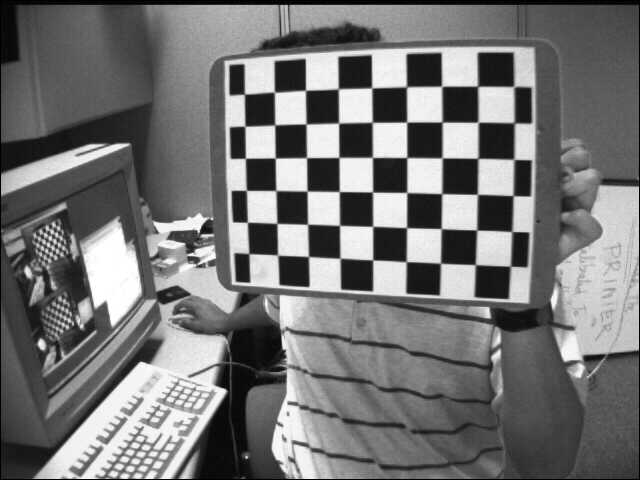
#> input picture 13-5./배포 파일/images/left01.jpg, 640 x 480 px; its folder holds 5 pictures in this run
$ python 'projection points.py'
#> lines starting #> are read from the running program, lines starting #| are printed output that depends on the picture; after the words box and inside, x2 and y2 are one past the last pixel; in counts of white or black regions, pixels touching at a corner belong together
import cv2
import glob
import numpy as np
import time

DISPLAY_IMAGE = False

# Get Image Path List
image_path_list = glob.glob("images/*.jpg")

# Chessboard Config
BOARD_WIDTH = 9
BOARD_HEIGHT = 6
SQUARE_SIZE = 0.25

# Window-name Config
window_name = "Intrinsic Calibration"
cv2.namedWindow(window_name, cv2.WINDOW_NORMAL)

# Calibration Config
flags = (
    cv2.CALIB_CB_ADAPTIVE_THRESH
    + cv2.CALIB_CB_NORMALIZE_IMAGE
    + cv2.CALIB_CB_FAST_CHECK
)
pattern_size = (BOARD_WIDTH, BOARD_HEIGHT)
counter = 0

image_points = list()

for image_path in image_path_list:
    image = cv2.imread(image_path, cv2.IMREAD_COLOR)
#> image is the input picture: shape (480, 640, 3); min 0, max 255, mean 116.6
    # OpneCV Color Space -> BGR
    image_gray = cv2.cvtColor(image, cv2.COLOR_BGR2GRAY)

    ret, corners = cv2.findChessboardCorners(image_gray, pattern_size, flags)
#> ret = True; corners = 54 rows, first 8: [244.5, 94.33], [274.6, 92.24], [305.5, 90.4], [338.4, 88.84], [371.6, 87.98], [406.8, 86.92], [441.6, 86.37], [477.6, 86.38]
    if ret == True:
        if DISPLAY_IMAGE:
            image_draw = cv2.drawChessboardCorners(image, pattern_size, corners, ret)
            for corner in corners:
                counter_text = str(counter)
                point = (int(corner[0][0]), int(corner[0][1]))
                cv2.putText(image_draw, counter_text, point, 2, 0.5, (0, 0, 255), 1)
                counter += 1

            counter = 0
            cv2.imshow(window_name, image_draw)
            cv2.waitKey(0)

        image_points.append(corners)
#> pass 2 of the loop `for image_path in image_path_list:`:
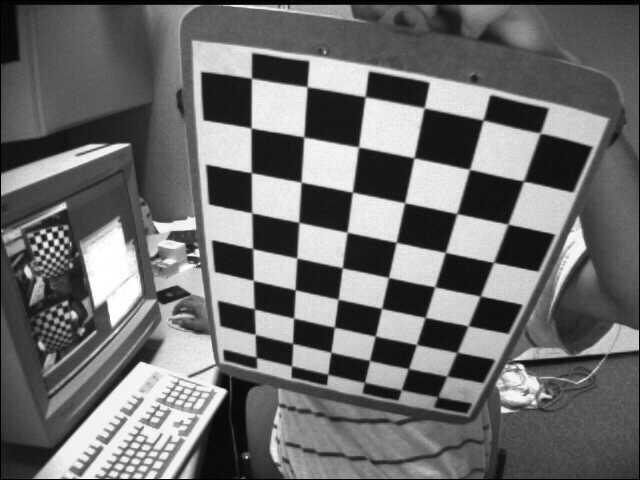
#> input picture 13-5./배포 파일/images/left02.jpg, 640 x 480 px
#> image is the input picture: shape (480, 640, 3); min 0, max 255, mean 109
#> corners = 54 rows, first 8: [256.6, 357.4], [255.3, 334.5], [254.8, 309], [253.3, 280.1], [252.5, 248], [251.8, 212.8], [251.2, 172.5], [251.4, 128.3]
#> pass 3 of the loop `for image_path in image_path_list:`:
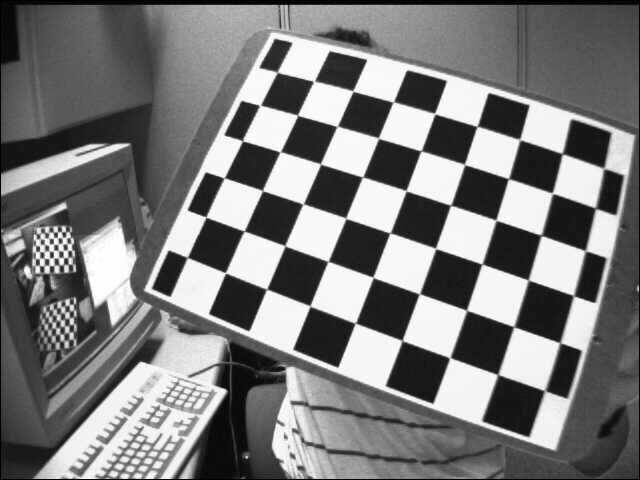
#> input picture 13-5./배포 파일/images/left03.jpg, 640 x 480 px
#> image is the input picture: shape (480, 640, 3); min 0, max 255, mean 122.9
#> corners = 54 rows, first 8: [277.4, 72.53], [313.4, 81.56], [352.9, 91.05], [393.5, 101.9], [434.6, 113.5], [476.9, 126.7], [519.5, 139.5], [562.1, 154]
#> the loop made 5 passes; the first 3 are shown

object_points = list()
#> object_points = []
print(np.shape(image_points))
#| (5, 54, 1, 2)

# (13, 54, 1, 2)
# (image count, featuer count, list, image_point(u, v))
# ojbect_points
# (13, 54, 1, 3)
# (image count, featuer count, list, object_point(x, y, z))

"""
 forward: Z
 right: Y
 down: X
"""

BOARD_WIDTH = 9
BOARD_HEIGHT = 6

for i in range(len(image_path_list)):
    object_point = list()
    height = 0
    for _ in range(0, BOARD_HEIGHT):
        # Loop Width -> 9
        width = 0
        for _ in range(0, BOARD_WIDTH):
            # Loop Height -> 6
            point = [[height, width, 0]]
            object_point.append(point)
            width += SQUARE_SIZE
        height += SQUARE_SIZE
    object_points.append(object_point)
#> after the loop, object_points = 5 items

object_points = np.asarray(object_points, dtype=np.float32)

tmp_image = cv2.imread("images/left01.jpg", cv2.IMREAD_ANYCOLOR)
image_shape = np.shape(tmp_image)
#> image_shape = (480, 640)

image_height = image_shape[0]
#> image_height = 480
image_width = image_shape[1]
#> image_width = 640
image_size = (image_width, image_height)
#> image_size = (640, 480)
print(image_size)
#| (640, 480)

ret, camera_matrix, dist_coeffs, rvecs, tvecs = cv2.calibrateCamera(object_points, image_points, image_size, None, None)

print("=" * 20)
print(f"re-projection error\n {ret}\n")
print(f"camera matrix\n {camera_matrix}\n")
print(f"distortion coefficientes\n {dist_coeffs}\n")
print(f"extrinsic for each image\n {len(rvecs)} {len(tvecs)}")
print("=" * 20)

## Part 2 Project Points

# A. drawFrameAxes
for rvec, tvec, image_path in zip(rvecs, tvecs, image_path_list):
    # rvec -> length 3 vector(rodrigues, eular) -> 3x3 rotation matrix
    print(rvec, tvec, image_path)

    # read image
    image = cv2.imread(image_path, cv2.IMREAD_COLOR)

    # draw frame coordinate
    image = cv2.drawFrameAxes(image, camera_matrix, dist_coeffs, rvec, tvec, 0.03, 3)
#> image: shape (480, 640, 3); 0.02% of pixels changed, all inside (x1, y1, x2, y2) = (241, 92, 251, 101)
#> pass 2 of the loop `for rvec, tvec, image_path in zip(rvecs, tvecs, image_path_list):`:
#> pass 3 of the loop `for rvec, tvec, image_path in zip(rvecs, tvecs, image_path_list):`:
#> the loop made 5 passes; the first 3 are shown

    # cv2.imshow(window_name, image)
    # cv2.waitKey(0)

# B. projection frame points
## object points -> [X, Y, Z]
## camera coordinate
# X -> down
# Y -> right
# Z -> forward

# XY plane
# YZ plane
# XZ plnae

xy_points = list()
#> xy_points = []
yz_points = list()
zx_points = list()

# 1cm point, meter
point_size = 0.01

for i in range(len(image_path_list)):
    # xy plane
    xy_point = list()

    x = 0
    y = 0
    z = 0
    for _ in range(100):
        y = 0
        for _ in range(100):
            point = [[x, y, z]]
            y += point_size
            xy_point.append(point)
        x += point_size
    xy_points.append(xy_point)

    # yz plane
    yz_point = list()
    x = 0
    y = 0
    z = 0
    for _ in range(100):
        z = 0
        for _ in range(100):
            point = [[x, y, z]]
            z += point_size
            yz_point.append(point)
        y += point_size
    yz_points.append(yz_point)

    # zx plane
    zx_point = list()
    x = 0
    y = 0
    z = 0
    for _ in range(100):
        x = 0
        for _ in range(100):
            point = [[x, y, z]]
            x += point_size
            zx_point.append(point)
        z += point_size
    zx_points.append(zx_point)
#> after the loop, xy_points = 5 items; yz_points = 5 items; zx_points = 5 items

xy_points = np.asarray(xy_points, dtype=np.float32)
yz_points = np.asarray(yz_points, dtype=np.float32)
zx_points = np.asarray(zx_points, dtype=np.float32)

# BGR
blue_color = (255, 0, 0)
green_color = (0, 255, 0)
red_color = (0, 0, 255)

for rvec, tvec, image_path, xy, yz, zx in zip(rvecs, tvecs, image_path_list, xy_points, yz_points, zx_points):
    image = cv2.imread(image_path, cv2.IMREAD_COLOR)

    def projection_points(image, object_points, rvec, tvec, camera_matrix, dist_coeffs, color):
#> called with object_points = array of shape (10000, 1, 3), rvec = array of shape (3, 1), tvec = array of shape (3, 1), camera_matrix = array of shape (3, 3), dist_coeffs = array of shape (1, 5), color = (255, 0, 0)
        image_points, jacobians = cv2.projectPoints(object_points, rvec, tvec, camera_matrix, dist_coeffs)
        print(jacobians)
        for image_point in image_points:
            image_point = image_point[0]

            x = image_point[0]
            y = image_point[1]

            # print(point)
            if x > 0 and y > 0 and x < image_width and y < image_height:
                point = (int(x), int(y))
                image = cv2.circle(image, point, 1, color)
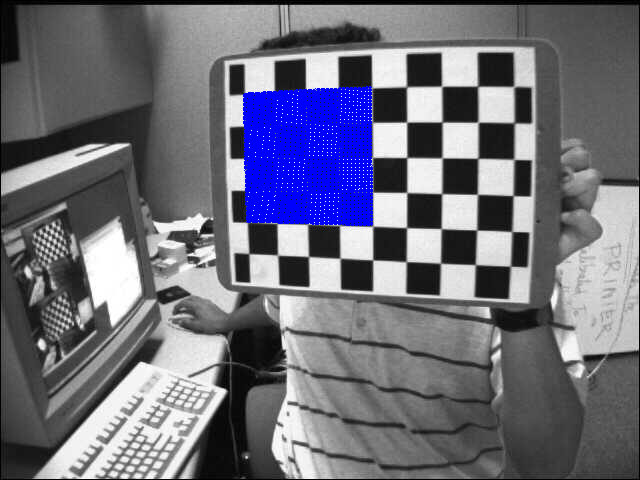
#> image: shape (480, 640, 3); mean B, G, R 123, 109.4, 109.4

        return image

    image = projection_points(image, xy, rvec, tvec, camera_matrix, dist_coeffs, blue_color)
    image = projection_points(image, yz, rvec, tvec, camera_matrix, dist_coeffs, green_color)
#> call 2 of projection_points, with object_points = array of shape (10000, 1, 3), rvec = array of shape (3, 1), tvec = array of shape (3, 1), camera_matrix = array of shape (3, 3), dist_coeffs = array of shape (1, 5), color = (0, 255, 0)
#> after the loop in projection_points (call 2), `for image_point in image_points:`:
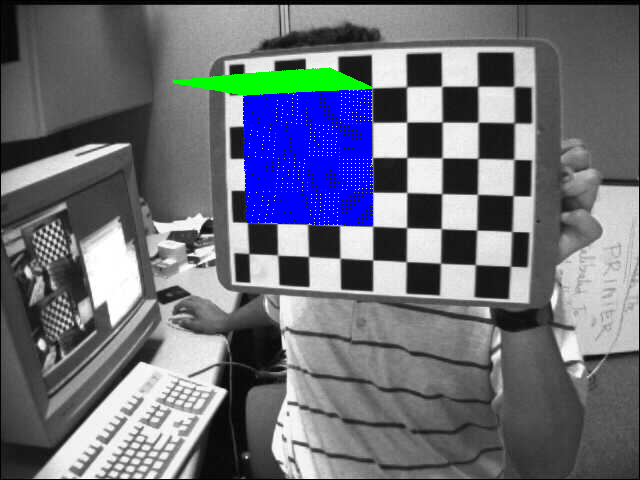
#> image: shape (480, 640, 3); mean B, G, R 121.4, 110.8, 108
    image = projection_points(image, zx, rvec, tvec, camera_matrix, dist_coeffs, red_color)
#> call 3 of projection_points, with object_points = array of shape (10000, 1, 3), rvec = array of shape (3, 1), tvec = array of shape (3, 1), camera_matrix = array of shape (3, 3), dist_coeffs = array of shape (1, 5), color = (0, 0, 255)
#> after the loop in projection_points (call 3), `for image_point in image_points:`:
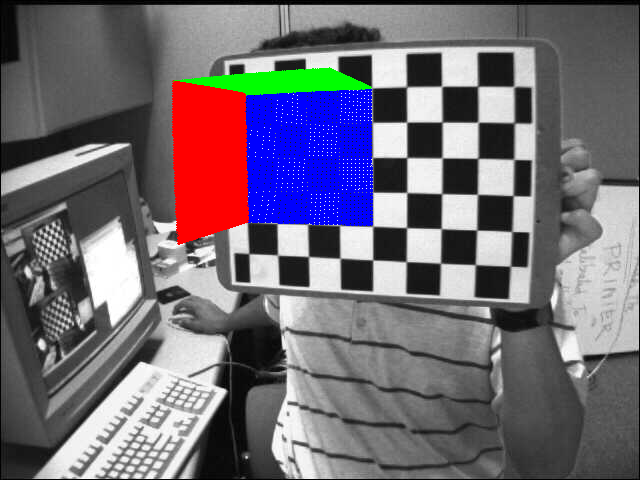
#> image: shape (480, 640, 3); mean B, G, R 117, 106.5, 112.9

    image = cv2.drawFrameAxes(image, camera_matrix, dist_coeffs, rvec, tvec, 0.03, 3)
#> image: shape (480, 640, 3); 0.01% of pixels changed, all inside (x1, y1, x2, y2) = (241, 92, 250, 100)

    cv2.imshow(window_name, image)
    cv2.waitKey(0)
#> pass 2 of the loop `for rvec, tvec, image_path, xy, yz, zx in zip(rvecs, tvecs, image_path..`:
#> after the loop in projection_points (call 5), `for image_point in image_points:`:
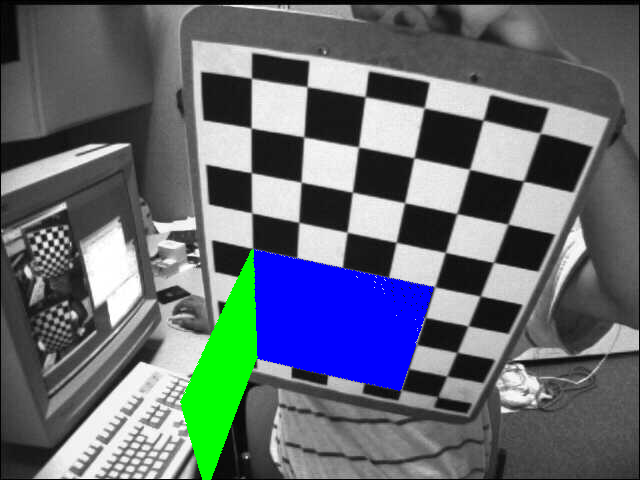
#> image: shape (480, 640, 3); mean B, G, R 113.7, 106.1, 99
#> after the loop in projection_points (call 6), `for image_point in image_points:`:
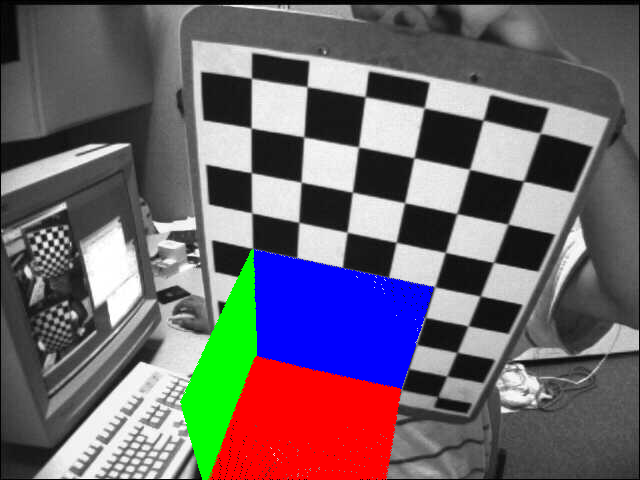
#> image: shape (480, 640, 3); mean B, G, R 107.9, 100.2, 108.1
#> pass 3 of the loop `for rvec, tvec, image_path, xy, yz, zx in zip(rvecs, tvecs, image_path..`:
#> after the loop in projection_points (call 8), `for image_point in image_points:`:
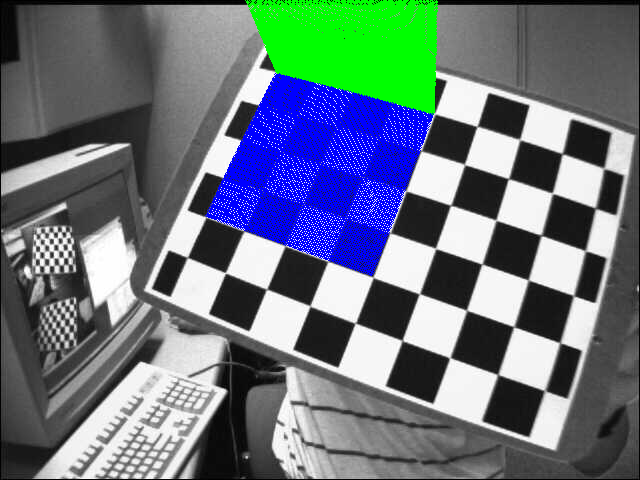
#> image: shape (480, 640, 3); mean B, G, R 124.5, 117, 103.9
#> after the loop in projection_points (call 9), `for image_point in image_points:`:
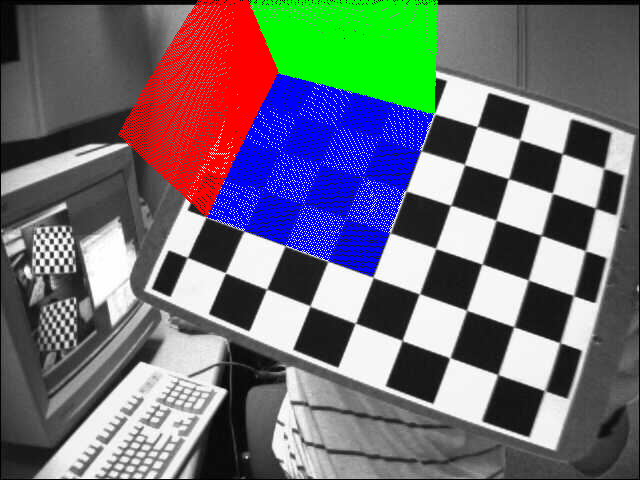
#> image: shape (480, 640, 3); mean B, G, R 117.4, 109.9, 110.8
#> the loop made 5 passes; the first 3 are shown

"""
0, 0, 0 -> index 0
0, 0.025, 0 -> index 1
"""
